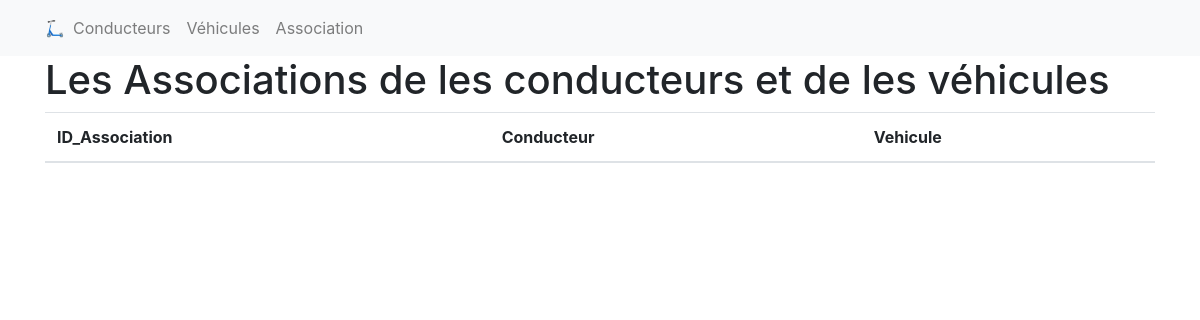
Page /LauraPalisse/public/index.php/association on the earlier database version.
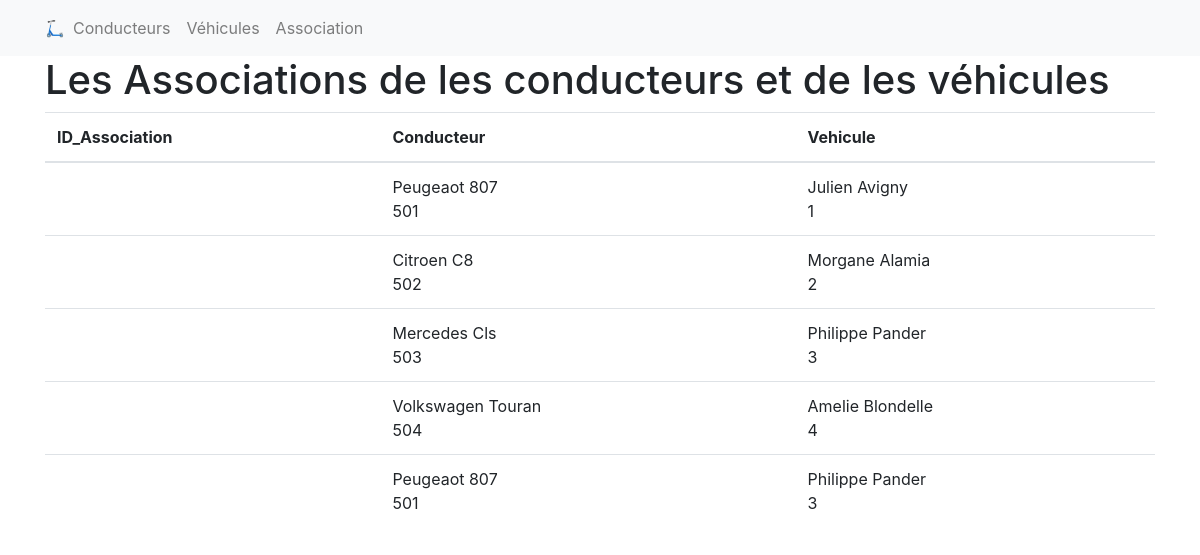
Same page on the later database version.
### tables this page shows
CREATE TABLE `association_vehicule_conducteur` (
  `id_association` INT UNSIGNED NOT NULL AUTO_INCREMENT,
  PRIMARY KEY (`id_association`),
  UNIQUE INDEX `id_association_UNIQUE` (`id_association` ASC) );

CREATE TABLE `vehicule` (
  `id_vehicule` INT UNSIGNED NOT NULL AUTO_INCREMENT,
  `marque` VARCHAR(45) NOT NULL,
  `modele` VARCHAR(45) NOT NULL,
  `couleur` VARCHAR(45) NOT NULL,
  `immatriculation` VARCHAR(45) NOT NULL,
  PRIMARY KEY (`id_vehicule`),
  UNIQUE INDEX `id_vehicule_UNIQUE` (`id_vehicule` ASC) );

CREATE TABLE `conducteur` (
  `id_conducteur` INT UNSIGNED NOT NULL AUTO_INCREMENT,
  `prenom` VARCHAR(80) NOT NULL,
  `nom` VARCHAR(80) NOT NULL,
  PRIMARY KEY (`id_conducteur`),
  UNIQUE INDEX `id_conducteur_UNIQUE` (`id_conducteur` ASC) );

### LauraPalisse/src/Database.php (called while the page is built)
<?php
class Database
{
    private static $pdo;
    public static function getInstance()
    {
        if (null === self::$pdo) {
            self::$pdo = new PDO('mysql:host=127.0.0.1;dbname=vtc;charset=utf8', 'root', '', [
                PDO::ATTR_ERRMODE => PDO::ERRMODE_EXCEPTION
            ]);
        }
        return self::$pdo;
    }
}

### LauraPalisse/src/Manager/AssociationVehiculeConducteurManager.php (called while the page is built, shortened)
<?php
class AssociationVehiculeConducteurManager
{
    public function findAll()
    {
        return \Database::getInstance()->query('SELECT * FROM association_vehicule_conducteur
        INNER JOIN vehicule ON association_vehicule_conducteur.id_vehicule=vehicule.id_vehicule
        INNER JOIN conducteur ON association_vehicule_conducteur.id_conducteur=conducteur.id_conducteur')->fetchAll(\PDO::FETCH_CLASS, \Entity\AssociationVehiculeConducteur::class);
    }
}

### LauraPalisse/src/Entity/AssociationVehiculeConducteur.php (called while the page is built, shortened)
<?php
class AssociationVehiculeConducteur
{
    private $id_vehicule;
    private $marque;
    private $modele;
    private $id_conducteur;
    private $prenom;
    private $nom;
    public function getId_vehicule()
    {
        return $this->id_vehicule;
    }
    public function getMarque()
    {
        return $this->marque;
    }
    public function getModele()
    {
        return $this->modele;
    }
    public function getId_conducteur()
    {
        return $this->id_conducteur;
    }
    public function getPrenom()
    {
        return $this->prenom;
    }
    public function getNom()
    {
        return $this->nom;
    }
}

### LauraPalisse/views/association_vehicules_conducteurs.php (the view)
<?php
require_once __DIR__ . '/header.php';
$associationVCManager = new \Manager\AssociationVehiculeConducteurManager();
$associations = $associationVCManager->findAll();
?>
<h1>Les Associations de les conducteurs et de les véhicules</h1>
<table class="table">
    <thead>
        <tr>
            <th>ID_Association</th>
            <th>Conducteur</th>
            <th>Vehicule</th>
        </tr>
    </thead>
    <tbody>
        <?php foreach ($associations as $association) : ?>
            <tr>
            <td><?= $association->getIdAssociation(); ?></td>
                <td><?= $association->getMarque() . ' ' .$association->getModele() . '<br/>' .$association->getId_vehicule(); ?></td>
                <td><?= $association->getPrenom() . ' ' .$association->getNom() . '<br/> ' .$association->getId_conducteur(); ?></td>
            </tr>
        <?php endforeach ?>
    </tbody>
</table>
<?php
require_once __DIR__ . '/footer.php';
?>

### LauraPalisse/public/index.php (shortened to what this page needs)
<?php
$uri = $_SERVER['PATH_INFO'] ?? '/';
if ($uri === '/') {
    require_once __DIR__ . '/../views/conducteurs.php';
}
else if ($uri === '/conducteur') {
    require_once __DIR__ . '/../views/conducteurs.php';
}
else if ($uri === '/vehicule') {
    require_once __DIR__ . '/../views/vehicules.php';
}
else if ($uri === '/association') {
    require_once __DIR__ . '/../views/association_vehicules_conducteurs.php';
}

### LauraPalisse/views/header.php (shortened to what this page needs)
<!DOCTYPE html>
<html lang="fr">
<head>
    <link rel="stylesheet" href="https://stackpath.bootstrapcdn.com/bootstrap/4.3.1/css/bootstrap.min.css">
</head>
<body>
    <nav class="navbar navbar-expand-lg navbar-light bg-light">
        <div class="container">
            <div>🛴</div>
            <div class="collapse navbar-collapse" id="navbarNav">
                <?php
                    $scheme = $_SERVER['REQUEST_SCHEME'];
                    $host = $_SERVER['SERVER_NAME'];
                    $path = $_SERVER['SCRIPT_NAME'];
                    $baseUrl = $scheme.'://'.$host.$path;
                ?>
                <ul class="navbar-nav">
                    <li class="nav-item">
                        <a class="nav-link" href="<?= $baseUrl; ?>/conducteur">Conducteurs</a>
                    </li>
                    <li class="nav-item">
                        <a class="nav-link" href="<?= $baseUrl; ?>/vehicule">Véhicules</a>
                    </li>
                    <li class="nav-item">
                        <a class="nav-link" href="<?= $baseUrl; ?>/association">Association</a>
                    </li>
                </ul>
            </div>
        </div>
    </nav>
    <div class="container">

### LauraPalisse/views/footer.php
        </div>
    </body>
</html>

Differences in the rows shown:
added association_vehicule_conducteur: id_vehicule.marque "Peugeaot", id_vehicule.modele "807", id_vehicule.id_vehicule "501", id_conducteur.prenom "Julien", id_conducteur.nom "Avigny", id_conducteur.id_conducteur "1"
added association_vehicule_conducteur: id_vehicule.marque "Citroen", id_vehicule.modele "C8", id_vehicule.id_vehicule "502", id_conducteur.prenom "Morgane", id_conducteur.nom "Alamia", id_conducteur.id_conducteur "2"
added association_vehicule_conducteur: id_vehicule.marque "Mercedes", id_vehicule.modele "Cls", id_vehicule.id_vehicule "503", id_conducteur.prenom "Philippe", id_conducteur.nom "Pander", id_conducteur.id_conducteur "3"
added association_vehicule_conducteur: id_vehicule.marque "Volkswagen", id_vehicule.modele "Touran", id_vehicule.id_vehicule "504", id_conducteur.prenom "Amelie", id_conducteur.nom "Blondelle", id_conducteur.id_conducteur "4"
added association_vehicule_conducteur: id_vehicule.marque "Peugeaot", id_vehicule.modele "807", id_vehicule.id_vehicule "501", id_conducteur.prenom "Philippe", id_conducteur.nom "Pander", id_conducteur.id_conducteur "3"
